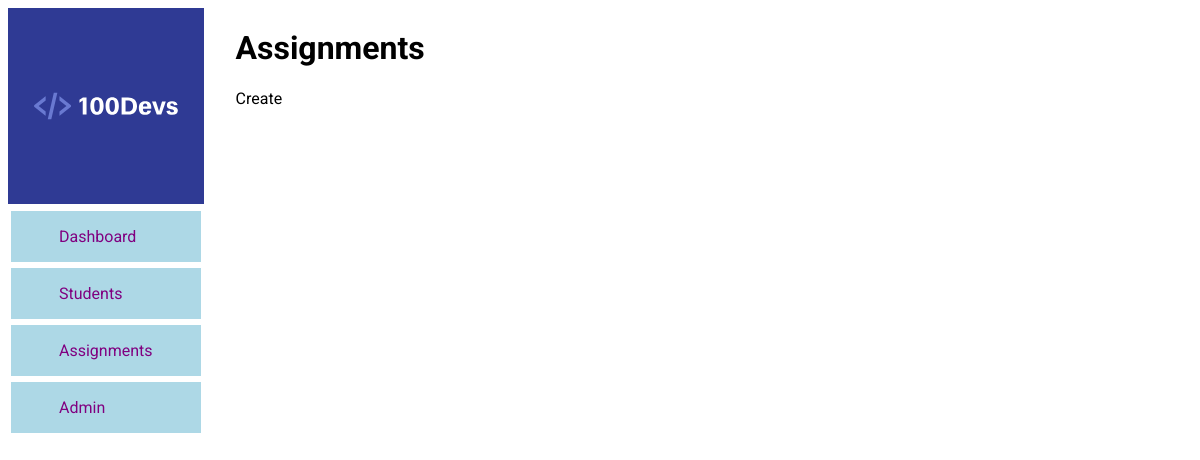
The page /assignments/ on the database as committed earlier.
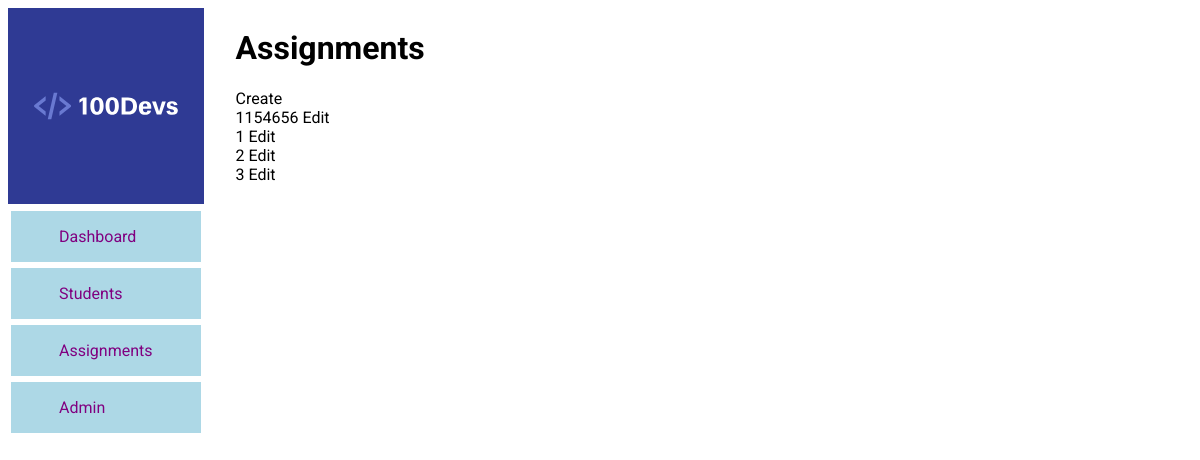
The same page on the database as committed later.
### main/models.py (models this page shows, shortened)
class Assignment(models.Model):
    name = models.CharField(max_length=200)
    description = models.TextField(blank=True, null=True)
    class_num = models.CharField(max_length=100) #character just in case
    link_description = models.TextField()

### main/views.py (the view)
# urls.py: path('assignments/', views.assignments, name="assignments"),
def assignments(request):
    assignments = Assignment.objects.all()
    context = {
        "assignments": assignments
    }
    return render(request, 'assignments.html', context)

### main/templates/assignments.html
{% extends 'main.html' %}
{% block content %}
<h1>Assignments</h1>
<a href="{% url 'assignment-create' %}">Create</a>
<ul>
    {% for assignment in assignments %}
    <li>{{assignment.name}} <a href="{% url 'assignment-edit' assignment.id %}">Edit</a></li>
    {% endfor %}
</ul>
{% endblock content %}

Rows that differ between the two databases and show on the page:
added Assignment: name "1154656"
added Assignment: name "1"
added Assignment: name "2"
added Assignment: name "3"
